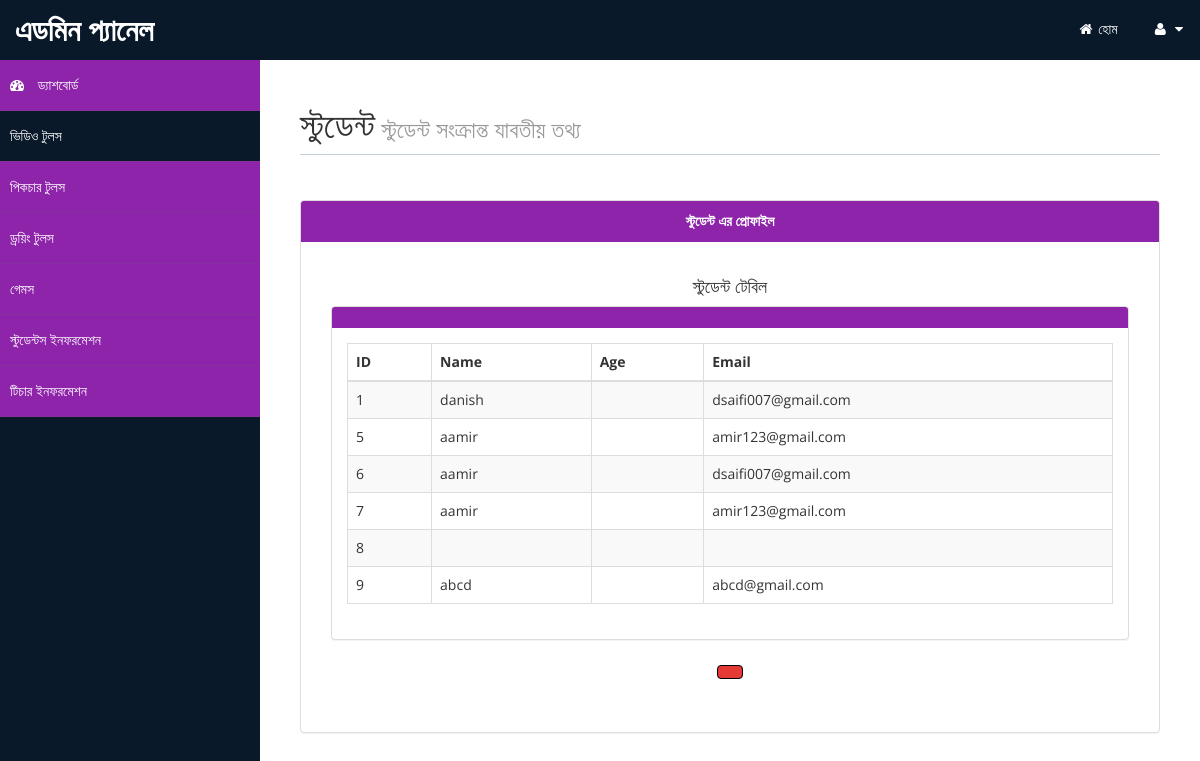
The page /admin/teacher.php on the database its author committed.
### tables this page shows
CREATE TABLE `signup` (
  `id` int(11) NOT NULL,
  `name` varchar(30) NOT NULL,
  `email` varchar(30) NOT NULL,
  `pass` varchar(255) NOT NULL,
  `img` varchar(255) NOT NULL
);

### admin/teacher.php (the view, shortened to what this page needs)
<!DOCTYPE html>
<html xmlns="http://www.w3.org/1999/xhtml">
<head>
    <link href="assets/css/bootstrap.css" rel="stylesheet" />
    <link href="assets/css/font-awesome.css" rel="stylesheet" />
    <link href="assets/css/custom-styles.css" rel="stylesheet" />
</head>
<body>
    <div id="wrapper">
        <nav class="navbar navbar-default top-navbar" role="navigation">
            <div class="navbar-header">
                <a class="navbar-brand" href="index.html">এডমিন প্যানেল</a>
            </div>
			 <ul class="nav navbar-top-links navbar-right">
                <li class="dropdown">
                    <a class="dropdown-toggle" style ="color: white;"  href="http://localhost/autism/home.html" aria-expanded="false">
                        <i class="fa fa-home"></i> হোম
                    </a>
                </li>
                <li class="dropdown">
                    <a class="dropdown-toggle" style ="color: white;"  data-toggle="dropdown" href="#" aria-expanded="false">
                        <i class="fa fa-user fa-fw"></i> <i class="fa fa-caret-down"></i>
                    </a>
                </li>
            </ul>
        </nav>
        <nav class="navbar-default navbar-side" role="navigation">
            <div class="sidebar-collapse">
                <ul class="nav" id="main-menu">
<li>
                        <a href="index.html" ><i class="fa fa-dashboard"></i>  ড্যাশবোর্ড </a>
                    </li>
                    <li>
                        <a href="videos.php" class="active-menu">ভিডিও টুলস</a>
                    </li>
					<li>
                        <a href="picturetools.php">পিকচার টুলস</a>
                    </li>
                    <li>
                        <a href="drawing.php">ড্রয়িং টুলস </a>
                    </li>
                    <li>
                        <a href="games.php" >গেমস </a>
                    </li>
                    <li>
                        <a href="user.php" > স্টুডেন্টস ইনফরমেশন</a>
                    </li>
					<li>
                        <a href="teacher.php">টিচার  ইনফরমেশন</a>
                    </li>
                </ul>
            </div>
        </nav>
        <div id="page-wrapper" >
            <div id="page-inner">
			 <div class="row">
                    <div class="col-md-12">
                        <h1 class="page-header">
                            স্টুডেন্ট<small>          স্টুডেন্ট সংক্রান্ত যাবতীয় তথ্য</small>
                        </h1>
                    </div>
                </div>
					<center>
                        <div class="panel panel-default">
                        <div class="panel-heading">
                      স্টুডেন্ট এর প্রোফাইল
                        </div>
                         <div class="panel-body">
  <h4>স্টুডেন্ট  টেবিল </h4>
  <div class="col-md-12 col-sm-12 col-xs-12">
                        <div class="panel panel-default">
                            <div class="panel-heading">
                            </div>
                            <div class="panel-body">
                                <div class="table-responsive">
                                    <table class="table table-striped table-bordered table-hover">
                                        <thead>
                                            <tr>
                                                <th>ID</th>
                                                <th>Name</th>
                                                <th>Age</th>
                                                <th>Email</th>
                                            </tr>
                                        </thead>
                                        <tbody>
    <?php
			include "dbConnect.php";
		$query = "SELECT * FROM signup;";
		$result = mysqli_query($con,$query);
			while($row = mysqli_fetch_array($result)) {
			    $title=$row["id"];
                $category=$row["name"];
                $age=	$row["age"];
                $lang=	$row["email"];
			 echo '
                                            <tr>
                                                <td>'.$title.'</td>
                                                <td>'.$category.'</td>
                                                <td>'.$age.'</td>
                                                <td>'.$lang.'</td>
                                            </tr>
									';
		}
			?>
   </tbody>
                                    </table>
                                </div>
                            </div>
                        </div>
                    </div>
					<br>
                     <div class="box">
						<a href="#popup3" class="btn btn-fail"> </a>
					</div>
                      </center>
                </div>
            </div>
				</div>
</body>
</html>

### admin/assets/css/custom-styles.css (style rules this page uses)
body { font-family: 'Open Sans', sans-serif; }
#wrapper { width: 100%; background:#09192A; }
#page-wrapper { padding: 15px 15px; min-height: 600px; background:white; }
#page-inner { width:100%; margin:10px 20px 10px 0px; background-color:white; padding:10px; min-height:1200px; }
h1, .h1, h2, .h2, h3, .h3 { margin-top: 7px; margin-bottom: -5px; }
h4 { padding-top:10px; }
.page-header { padding-bottom: 9px; margin: 10px 0 45px; border-bottom: 1px solid #C7D1DD; }
.panel-default > .panel-heading { color: white; background-color: #8E24AA; border-color: #8E24AA; font-weight:bold; }
.top-navbar { margin:0px; }
.top-navbar .navbar-brand { color: #fff; width: 260px; text-align: left; height: 60px; font-size: 30px; font-weight: 700; text-transform: uppercase; line-height: 30px; }
.top-navbar .nav > li { position: relative; display: inline-block; }
.top-navbar .nav > li > a { position: relative; display: block; padding: 19px 15px; color: #8E24AA; }
.active-menu { background-color:#09192A!important; }
.sidebar-collapse , .sidebar-collapse .nav { background:none; }
.sidebar-collapse .nav { padding:0; }
.sidebar-collapse .nav > li > a { color:#fff; background:transparent; text-shadow:none; }
.sidebar-collapse > .nav > li > a { padding:15px 10px; }
.sidebar-collapse > .nav > li { border-bottom: 1px solid rgba(107, 108, 109, 0.19); }
.navbar-side { border:none; background-color: #8E24AA; }
.top-navbar { background:#09192A; border-bottom:none; }
.top-navbar .nav > li > a > i { margin-right: 2px; }
.navbar-default { border:0px #09192A; }
.navbar-header { background:#09192A; }
.nav > li > a > i { margin-right:10px; }
@media (min-width:768px) { #page-wrapper { margin: 0 0 0 260px; padding: 15px 30px; min-height: 1200px; } }
@media (min-width:768px) { .navbar-side { z-index: 1; position: absolute; width: 260px; } }
@media (min-width:768px) { .navbar { border-radius: 0px; } }
.btn { display: inline-block; padding: 6px 12px; margin-bottom: 0; font-size: 14px; font-weight: normal; line-height: 1.42857143; text-align: center; white-space: nowrap; vertical-align: middle; cursor: pointer; -webkit-user-select: none; -moz-user-select: none; -ms-user-select: none; user-select: none; background-image: none; border: 1px solid transparent; border-radius: 4px; }
.btn-fail { color: #fff; background-color: #E53935; border-color: black }
.box { width: 40%; margin: 0 auto; background: rgba(255,255,255,0.2); padding: 35px; border: 2px solid #fff; border-radius: 20px/50px; background-clip: padding-box; text-align: center; }

### rows shown on the page
signup: id "1", name "danish", email "dsaifi007@gmail.com"
signup: id "5", name "aamir", email "amir123@gmail.com"
signup: id "6", name "aamir", email "dsaifi007@gmail.com"
signup: id "7", name "aamir", email "amir123@gmail.com"
signup: id "8"
signup: id "9", name "abcd", email "abcd@gmail.com"
